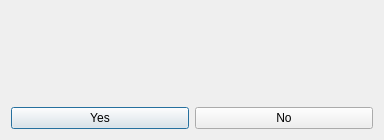
<?xml version="1.0" encoding="UTF-8"?>
<ui version="4.0">
 <class>QTestTXIOSwMsgDlg</class>
 <widget class="QDialog" name="QTestTXIOSwMsgDlg">
  <property name="geometry">
   <rect>
    <x>0</x>
    <y>0</y>
    <width>384</width>
    <height>140</height>
   </rect>
  </property>
  <property name="sizePolicy">
   <sizepolicy hsizetype="Fixed" vsizetype="Fixed">
    <horstretch>0</horstretch>
    <verstretch>0</verstretch>
   </sizepolicy>
  </property>
  <property name="windowTitle">
   <string>Dialog</string>
  </property>
  <layout class="QVBoxLayout" name="verticalLayout">
   <item>
    <layout class="QHBoxLayout" name="horizontalLayout">
     <property name="spacing">
      <number>50</number>
     </property>
     <property name="leftMargin">
      <number>50</number>
     </property>
     <property name="topMargin">
      <number>10</number>
     </property>
     <property name="rightMargin">
      <number>50</number>
     </property>
     <property name="bottomMargin">
      <number>10</number>
     </property>
     <item>
      <widget class="QLed" name="ledTX" native="true"/>
     </item>
     <item>
      <widget class="QLed" name="ledRX" native="true"/>
     </item>
    </layout>
   </item>
   <item>
    <layout class="QHBoxLayout" name="horizontalLayout_2">
     <item>
      <widget class="QPushButton" name="pushButtonYes">
       <property name="text">
        <string>Yes</string>
       </property>
      </widget>
     </item>
     <item>
      <widget class="QPushButton" name="pushButtonNo">
       <property name="text">
        <string>No</string>
       </property>
      </widget>
     </item>
    </layout>
   </item>
  </layout>
 </widget>
 <customwidgets>
  <customwidget>
   <class>QLed</class>
   <extends>QWidget</extends>
   <header>q_led.h</header>
   <container>1</container>
  </customwidget>
 </customwidgets>
 <resources/>
 <connections/>
</ui>
